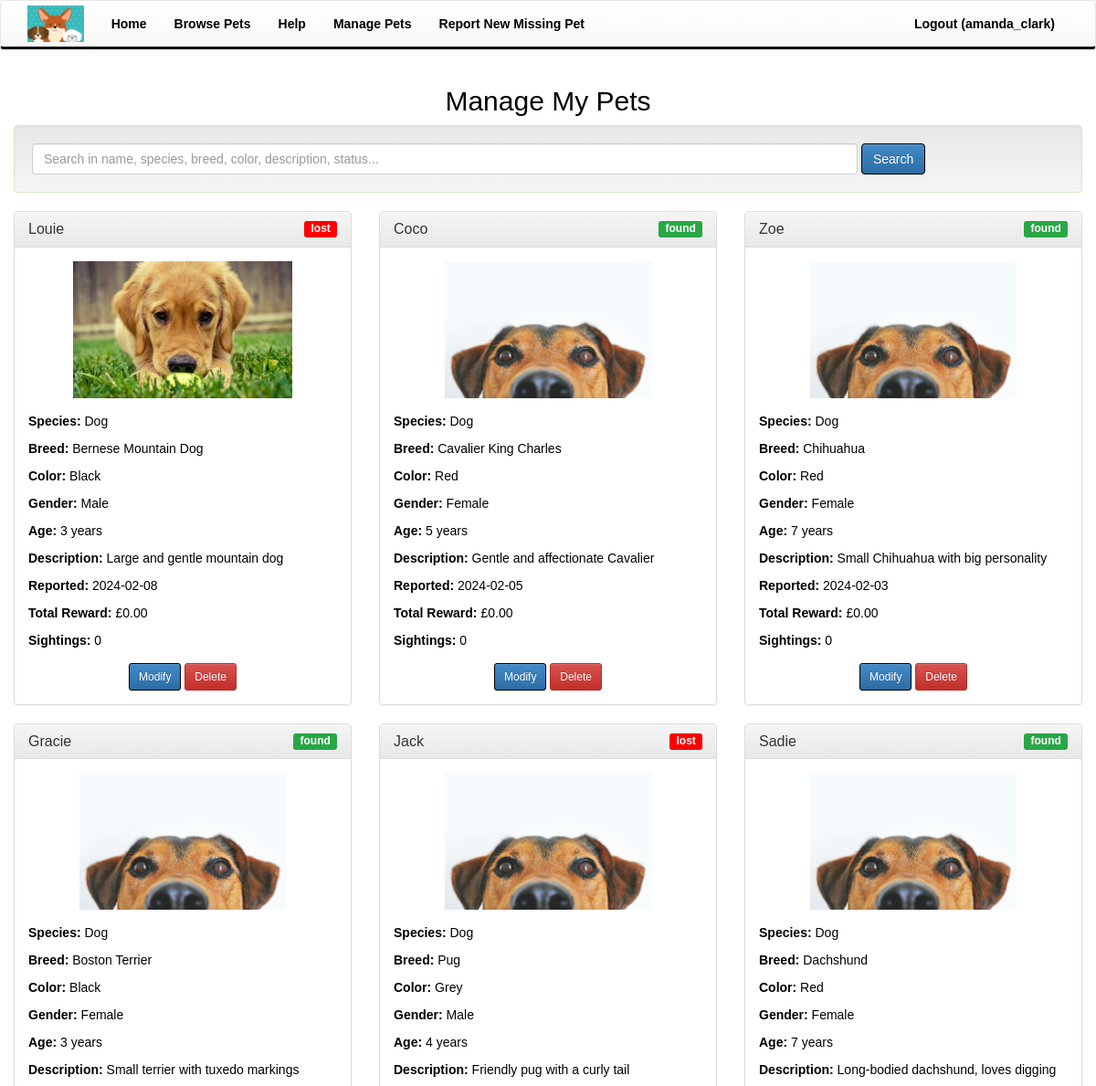
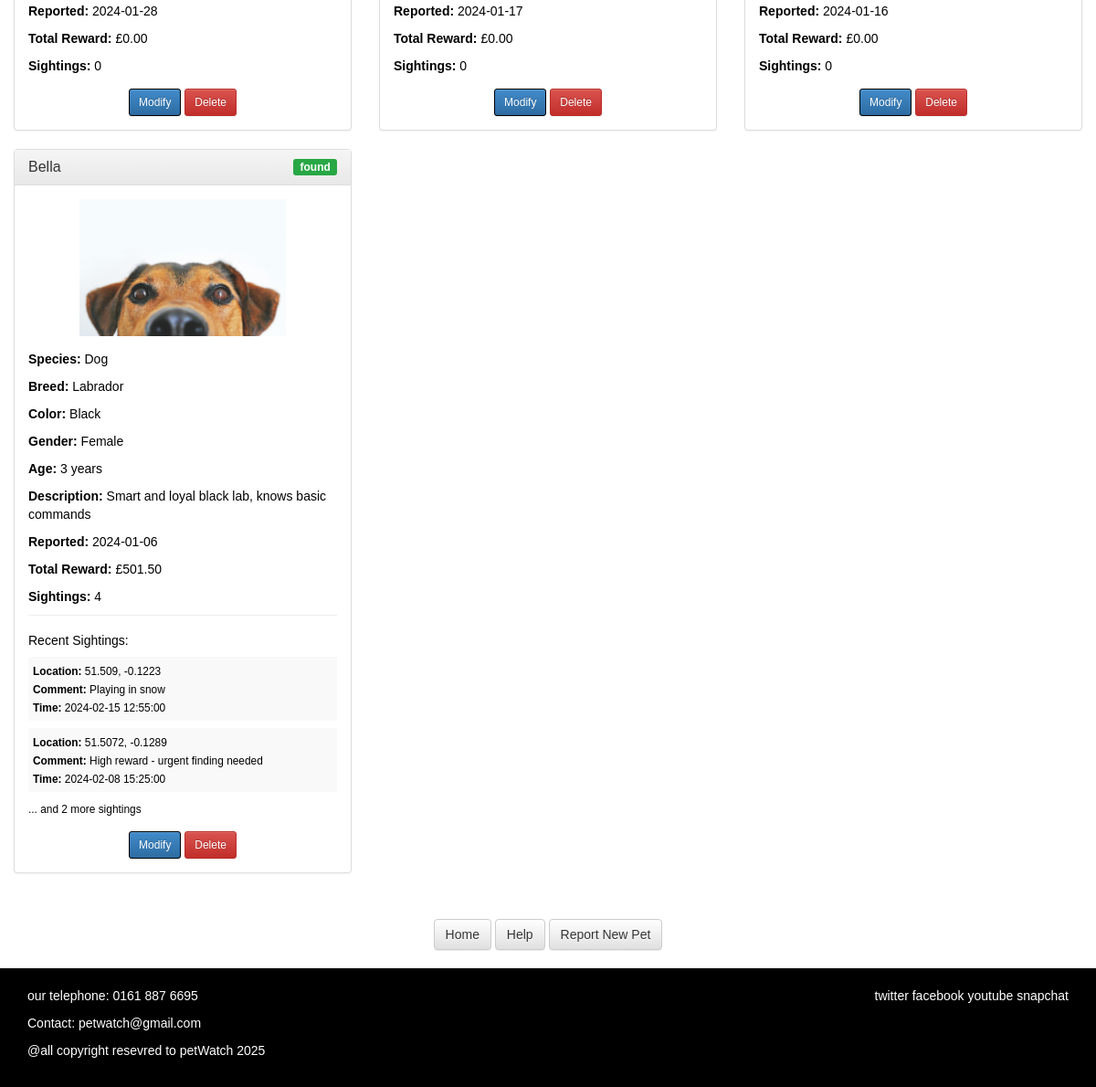
The app's page /controllers/manage_pets.php (signed in) with its own data (2 pictures, top to bottom).
### tables this page shows
CREATE TABLE "pets"
(
    id            INTEGER
        primary key autoincrement,
    name          TEXT,
    species       TEXT,
    breed         TEXT,
    color         TEXT,
    photo_url     TEXT,
    status        TEXT,
    description   TEXT,
    date_reported DATE,
    user_id       INTEGER
        references users,
    gender        TEXT,
    age           DECIMAL(4, 2),
    check (age >= 0 AND age <= 100),
    check (gender IN ('Male', 'Female')),
    check (status IN ('lost', 'found'))
);

CREATE TABLE sightings (
                           id INTEGER PRIMARY KEY AUTOINCREMENT,
                           pet_id INTEGER NOT NULL,
                           user_id INTEGER,
                           comment TEXT,
                           latitude REAL,
                           longitude REAL,
                           timestamp DATETIME DEFAULT CURRENT_TIMESTAMP, reward DECIMAL(20,2) CHECK(reward >= 0), count INTEGER CHECK(count >= 0 AND count <= 99999),
                           FOREIGN KEY (pet_id) REFERENCES pets(id),
                           FOREIGN KEY (user_id) REFERENCES users(id)
);

### controllers/manage_pets.php (called while the page is built, shortened)
<?php
require_once '../Model/PetOwnerModel.php';
$db = getDbConnection();
$petOwnerModel = new PetOwnerModel($db);
$search = '';
$page = isset($_GET['page']) ? (int)$_GET['page'] : 1;
$perPage = 9;
$userPets = $petOwnerModel->getPetsByOwner($_SESSION['user_id'], $search, $page, $perPage);
include '../views/manage_pets.phtml';
?>

### Model/PetOwnerModel.php (called while the page is built, shortened)
<?php
class PetOwnerModel
{
    private $db;
    public function __construct(PDO $db)
    {
        $this->db = $db;
    }
    public function getPetsByOwner($user_id, $search = '', $page = 1, $perPage = 9)
    {
        $offset = ($page - 1) * $perPage;
        $sql = "
            SELECT p.*,
                   COUNT(s.id) as sighting_count,
                   COALESCE(SUM(s.reward), 0) as total_reward
            FROM pets p
            LEFT JOIN sightings s ON p.id = s.pet_id
            WHERE p.user_id = ?
        ";
        $params = [$user_id];
        $sql .= " GROUP BY p.id ORDER BY p.date_reported DESC LIMIT ? OFFSET ?";
        $params[] = $perPage;
        $params[] = $offset;
        $stmt = $this->db->prepare($sql);
        $stmt->execute($params);
        return $stmt->fetchAll(PDO::FETCH_ASSOC);
    }
    public function getSightingsByPet($pet_id)
    {
        $stmt = $this->db->prepare("
            SELECT * FROM sightings
            WHERE pet_id = ?
            ORDER BY timestamp DESC
        ");
        $stmt->execute([$pet_id]);
        return $stmt->fetchAll(PDO::FETCH_ASSOC);
    }
}
?>

### views/manage_pets.phtml (the view, shortened to what this page needs)
<?php include 'template/header.phtml'; ?>
    <div class="row">
        <div class="col-md-12">
            <h2 class="text-center">Manage My Pets</h2>
            <div class="well">
                <form method="get" action="manage_pets.php" class="form-inline">
                    <div class="form-group" style="width: 80%;">
                        <input type="text" class="form-control" name="search"
                               placeholder="Search in name, species, breed, color, description, status..."
                               value="<?php echo htmlspecialchars($search); ?>" style="width: 100%;">
                    </div>
                    <button type="submit" class="btn btn-primary">Search</button>
                </form>
            </div>
            <?php if (empty($userPets)): ?>
                <div class="alert alert-info text-center">
                    <?php if (!empty($search)): ?>
                        No pets found matching your search criteria.
                    <?php else: ?>
                        You haven't added any pets yet.
                    <?php endif; ?>
                </div>
            <?php else: ?>
                <div class="row">
                    <?php foreach ($userPets as $pet): ?>
                        <div class="col-md-4 col-sm-6">
                            <div class="panel panel-default" style="min-height: 500px;">
                                <div class="panel-heading">
                                    <h4 class="panel-title">
                                        <?php echo htmlspecialchars($pet['name']); ?>
                                        <span class="label <?php echo $pet['status'] == 'lost' ? 'label-danger' : 'label-success'; ?> pull-right">
                                        <?php echo htmlspecialchars($pet['status']); ?>
                                    </span>
                                    </h4>
                                </div>
                                <div class="panel-body">
                                    <div class="text-center">
                                        <img src="../images/<?php echo htmlspecialchars($pet['photo_url']); ?>"
                                             alt="<?php echo htmlspecialchars($pet['name']); ?>"
                                             class="img-responsive" style="max-height: 150px; margin: 0 auto;">
                                    </div>
                                    <div class="pet-details" style="margin-top: 15px;">
                                        <p><strong>Species:</strong> <?php echo htmlspecialchars($pet['species']); ?></p>
                                        <p><strong>Breed:</strong> <?php echo htmlspecialchars($pet['breed']); ?></p>
                                        <p><strong>Color:</strong> <?php echo htmlspecialchars($pet['color']); ?></p>
                                        <p><strong>Gender:</strong> <?php echo htmlspecialchars($pet['gender']); ?></p>
                                        <p><strong>Age:</strong> <?php echo htmlspecialchars($pet['age']); ?> years</p>
                                        <p><strong>Description:</strong> <?php echo htmlspecialchars($pet['description']); ?></p>
                                        <p><strong>Reported:</strong> <?php echo htmlspecialchars($pet['date_reported']); ?></p>
                                        <p><strong>Total Reward:</strong> £<?php echo number_format($pet['total_reward'], 2); ?></p>
                                        <p><strong>Sightings:</strong> <?php echo htmlspecialchars($pet['sighting_count']); ?></p>
                                    </div>
                                    <?php
                                    $sightings = $petOwnerModel->getSightingsByPet($pet['id']);
                                    if (!empty($sightings)):
                                        ?>
                                        <div class="sighting-info" style="border-top: 1px solid #eee; padding-top: 10px; margin-top: 10px;">
                                            <h5>Recent Sightings:</h5>
                                            <?php foreach (array_slice($sightings, 0, 2) as $sighting): ?>
                                                <div style="margin-bottom: 8px; padding: 5px; background: #f9f9f9;">
                                                    <small>
                                                        <strong>Location:</strong> <?php echo htmlspecialchars($sighting['latitude'] . ', ' . $sighting['longitude']); ?><br>
                                                        <strong>Comment:</strong> <?php echo htmlspecialchars($sighting['comment']); ?><br>
                                                        <strong>Time:</strong> <?php echo htmlspecialchars($sighting['timestamp']); ?>
                                                    </small>
                                                </div>
                                            <?php endforeach; ?>
                                            <?php if (count($sightings) > 2): ?>
                                                <small>... and <?php echo count($sightings) - 2; ?> more sightings</small>
                                            <?php endif; ?>
                                        </div>
                                    <?php endif; ?>
                                    <div class="text-center" style="margin-top: 15px;">
                                        <a href="report_pet.php?edit_id=<?php echo $pet['id']; ?>"
                                           class="btn btn-primary btn-sm">Modify</a>
                                        <a href="manage_pets.php?delete_id=<?php echo $pet['id']; ?>"
                                           class="btn btn-danger btn-sm"
                                           onclick="return confirmDeletePet()">Delete</a>
                                    </div>
                                </div>
                            </div>
                        </div>
                    <?php endforeach; ?>
                </div>
            <?php endif; ?>
            <div class="text-center" style="margin-top: 30px;">
                <a href="../index.php" class="btn btn-default">Home</a>
                <a href="help.php" class="btn btn-default">Help</a>
                <a href="report_pet.php" class="btn btn-default">Report New Pet</a>
            </div>
        </div>
    </div>
<?php include 'template/footer.phtml'; ?>

### css/my-style.css (style rules this page uses)
html, body { height: 100%; margin: 0; padding: 0; }
body { background-color: white; color: black; font-family: Arial, sans-serif; display: flex; flex-direction: column; min-height: 100vh; }
.btn-primary { background-color: black; border-color: black; }
.label-danger { background-color: #ff0000; }
.label-success { background-color: #28a745; }
.well { background-color: #dff0d8; border-color: #d6e9c6; }

### records on screen
pets: name "Louie", status "lost", photo_url (picture), species "Dog", breed "Bernese Mountain Dog", color "Black", gender "Male", age "3", description "Large and gentle mountain dog", date_reported "2024-02-08", total_reward "0.00", sighting_count "0"
pets: name "Coco", status "found", photo_url (picture), species "Dog", breed "Cavalier King Charles", color "Red", gender "Female", age "5", description "Gentle and affectionate Cavalier", date_reported "2024-02-05", total_reward "0.00", sighting_count "0"
pets: name "Zoe", status "found", photo_url (picture), species "Dog", breed "Chihuahua", color "Red", gender "Female", age "7", description "Small Chihuahua with big personality", date_reported "2024-02-03", total_reward "0.00", sighting_count "0"
pets: name "Gracie", status "found", photo_url (picture), species "Dog", breed "Boston Terrier", color "Black", gender "Female", age "3", description "Small terrier with tuxedo markings", date_reported "2024-01-28", total_reward "0.00", sighting_count "0"
pets: name "Jack", status "lost", photo_url (picture), species "Dog", breed "Pug", color "Grey", gender "Male", age "4", description "Friendly pug with a curly tail", date_reported "2024-01-17", total_reward "0.00", sighting_count "0"
pets: name "Sadie", status "found", photo_url (picture), species "Dog", breed "Dachshund", color "Red", gender "Female", age "7", description "Long-bodied dachshund, loves digging", date_reported "2024-01-16", total_reward "0.00", sighting_count "0"
pets: name "Bella", status "found", photo_url (picture), species "Dog", breed "Labrador", color "Black", gender "Female", age "3", description "Smart and loyal black lab, knows basic commands", date_reported "2024-01-06", total_reward "501.50", sighting_count "4", count($sightings) - 2 "2"
sightings: latitude+longitude "51.509, -0.1223", comment "Playing in snow", timestamp "2024-02-15 12:55:00"
sightings: latitude+longitude "51.5072, -0.1289", comment "High reward - urgent finding needed", timestamp "2024-02-08 15:25:00"

### other values on screen
$_SESSION['username'] "amanda_clark"
